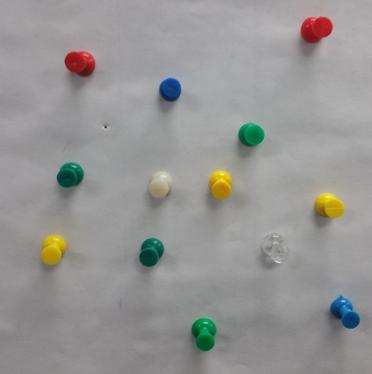
%> input picture HW0-PinIt/Images/TestImgResized.jpg, 372 x 374 px
$ octave HW0.m   (GNU Octave 9; MATLAB toolbox functions it lacks are replaced by stand-ins)
%> lines starting %> are read from the running program, lines starting %| are printed output that depends on the picture; in (x1, y1, x2, y2) boxes, pixels count from 0 and x2, y2 are one past the last pixel; in counts of white or black regions, pixels touching at a corner belong together; the program's own positions count from 1
### HW0-PinIt/medfilt2_custom.m
%   This code is for the HW0 for course ENPM673 - Perception
%   for autonomous robots. Kindly find the implementation details
%   in the README.
%   Author      -Rohitkrishna Nambiar
%   UID         -115507944
%   Email       -rohit517@terpmail.umd.edu
%   Github      -https://github.com/rohit517


function [ filtered_image ] = medfilt2_custom( image )
%MEDFILT2_CUSTOM Summary of this function goes here

%   Implementation of the median filter code
%   without using medfilt2

%   Detailed explanation goes here

%   Padded Image
image_padded = padarray(image,[1 1],0,'both');

%   Getting number of rows and columns
nrows = size(image_padded,1) - 2;
ncols = size(image_padded,2) - 2;
temp_array = [];

%   New array for storing the filtered output
filtered_image = zeros(nrows,ncols);

for i = 2:nrows+1
    for j = 2:ncols+1
        temp_array(1) = image_padded(i-1,j-1);
        temp_array(2) = image_padded(i-1,j);
        temp_array(3) = image_padded(i-1,j+1);
        temp_array(4) = image_padded(i,j-1);
        temp_array(5) = image_padded(i,j);
        temp_array(6) = image_padded(i,j+1);
        temp_array(7) = image_padded(i+1,j-1);
        temp_array(8) = image_padded(i+1,j);
        temp_array(9) = image_padded(i+1,j+1);

        %   Get median value
        median_value = median(temp_array);

        %   Store median value in new image
        filtered_image(i-1,j-1) = median_value;
    end
end

%   Converting to uint8 format from double
filtered_image = uint8(filtered_image);

end

### HW0-PinIt/HW0.m
%   This code is for the HW0 for course ENPM673 - Perception
%   for autonomous robots. Kindly find the implementation details
%   in the README.
%   Author      -Rohitkrishna Nambiar
%   UID         -115507944
%   Email       -rohit517@terpmail.umd.edu
%   Github      -https://github.com/rohit517

clear all;
clc;

%   Read Image
image = imread('Images/TestImgResized.jpg');
%> image is the input picture: size 374x372x3 uint8; mean R, G, B 150.4, 149.8, 148.3

%-----------------------------------------------------%
%-----2.3.1 Denoise Image-----%

%   This has been implemented using a median filter
%   that has been written in file medfilt2_custom

%-----------------------------------------------------%
%-----2.3.2 Find total number of coloured objects-----%

%   Convert to HSV Color scale
imageHSV = rgb2hsv(image);
%> imageHSV: size 374x372x3 double; mean H, S, V 0.468, 0.0558, 0.602
% [7 lines of commented-out code are left out]
imageBW = im2bw(imageHSV(:,:,2), 0.5);
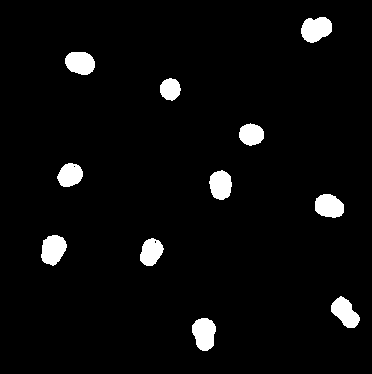
%> imageBW: size 374x372 logical; 4.1% white; 11 white regions, largest, box (x1, y1, x2, y2) and area: (301, 17, 332, 43) 608, (192, 318, 216, 351) 604, (41, 235, 67, 266) 587

%   Find number of connected components in binary image
cc = bwconncomp(imageBW);
%> cc = 11 connected components
number  = cc.NumObjects;
%> number = 11

%   Print number of coloured pins
fprintf('Total Number of Coloured Objects = %d \n \n', number);
%| Total Number of Coloured Objects = 11

%------------------------------------------------%
%-----2.3.3 Find individual coloured objects-----%

%   Number of Clusters = number if colors + 1 for background
nColors = 5;

%   Color conversion and reshape
imageLAB = rgb2lab(image);
%> imageLAB: size 374x372x3 double; mean of channels 1, 2, 3 62.1, 0.3, 1
imageLAB = double(imageLAB(:,:,2:3));
nrows = size(imageLAB,1);
%> nrows = 374
ncols = size(imageLAB,2);
%> ncols = 372
imageAB = reshape(imageLAB,nrows*ncols,2);

%   Clustering using kmeans
[cluster_idx, cluster_center] = kmeans(imageAB,nColors,'distance','sqEuclidean','Replicates',3);
%> cluster_center = [0.371 0.0542; -30.03 10.14; 46.33 26.03; -1.08 60.24; 4.07 -32.36]
%   Pixel labels for each pixel
pixel_labels = reshape(cluster_idx,nrows,ncols);
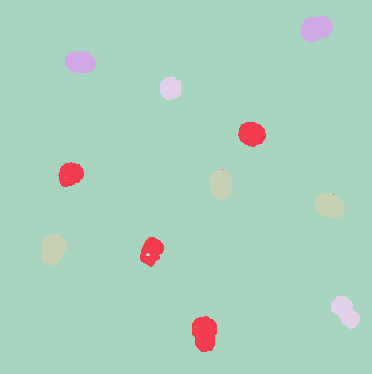
%> pixel_labels: size 374x372 double; 5 distinct labels, from 1 to 5; one colour per label, 0 black

segmented_images = cell(1,nColors);
binarized_images = cell(1,nColors);
rgb_label = repmat(pixel_labels,[1 1 3]);
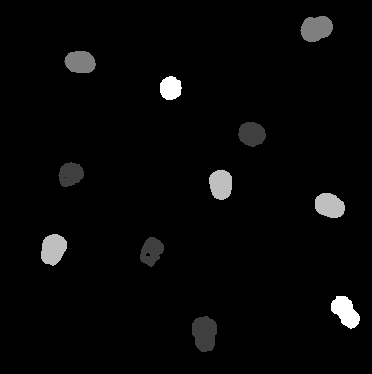
%> rgb_label: size 374x372x3 double; min 1, max 5, mean 1.1; drawn with min black and max white

%   Generating binarized and segmented images
for k = 1:nColors
    color = image;
    color(rgb_label ~= k) = 0;
    segmented_images{k} = color;

    binImage = zeros(nrows,ncols);
    binImage(pixel_labels ~= k) = 0;
    binImage(pixel_labels == k) = 255;
    binarized_images{k} = binImage;
end
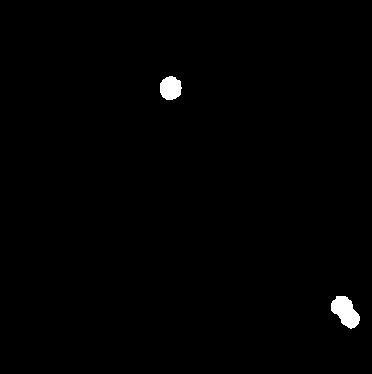
%> binImage: size 374x372 double; 0.73% white; 2 white regions, box (x1, y1, x2, y2) and area: (331, 296, 360, 329) 597, (160, 76, 182, 100) 415
%> after the loop, binarized_images = 5 items; segmented_images = 5 items

%   Filtering the binarized images for noise reduction
for k = 1:nColors
%> (the run ends here)
